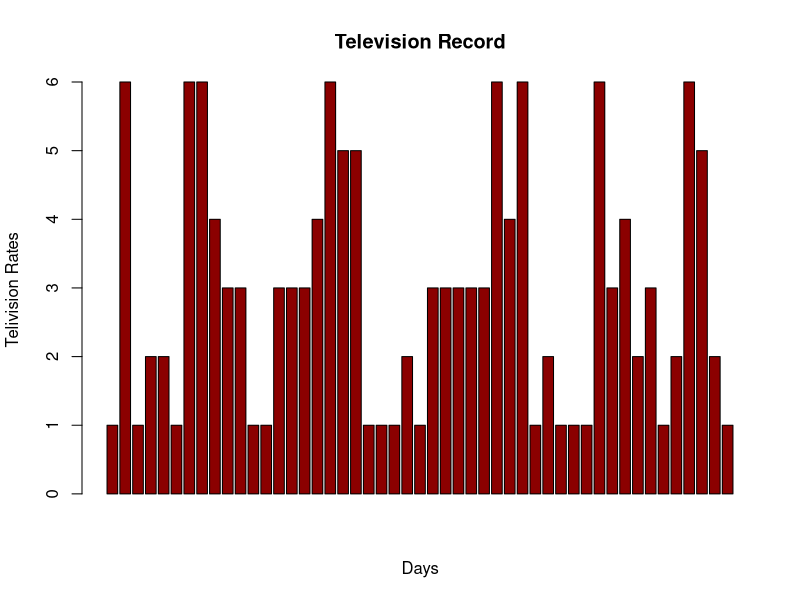
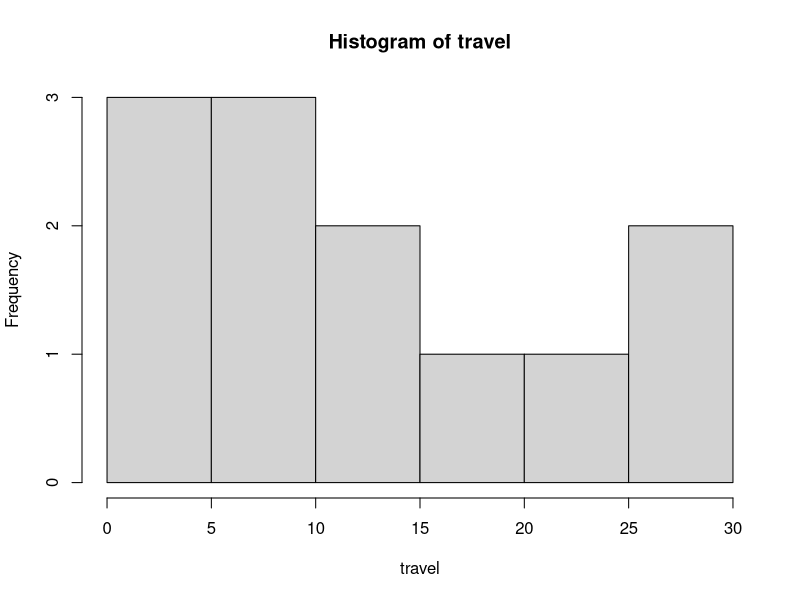

The R source for these figures, in order:
x <- c(5, -2, 9, 5, 7, -3, 4, 10, 4)
x<-replace(x, x<0, 0)
x

a = c(1, 2, 3, 4, 5)
b = c(6, 7, 8, 9, 10)
c=a+b
df <- data.frame(a,b,c)
df

df1 <- data.frame(a = c(1, 2, 3, 4, 5) ,b = c(6, 7, 8, 9, 10))
df1<-cbind(df1,c=rowSums(df1))
df1

X = c(1,5,2,6,9,4,9,44)
length(X)

ap=seq(12,30,by=3)
ap

vect1 <- c("Hello", 'Hi','How are you doing')
vect2 <- c(22,14.4)
vect3 <- c(TRUE,FALSE)
vlist<-list(vect1,vect2,vect3)
vlist

television <- c(1,6 ,1, 2, 2, 1, 6, 6, 4, 3, 3, 1, 1, 3, 3, 3, 4, 6, 5, 5, 1, 1, 1 ,2 ,1 ,3 ,3 ,3 ,3 ,3
                ,6,4 ,6 ,1 , 2 ,1 ,1 ,1 ,6 ,3 ,4 ,2 ,3 ,1 ,2 ,6 ,5 ,2, 1)
barplot(television,
        main = "Television Record",
        xlab = "Days",
        ylab = "Telivision Rates",
        col = "darkred",
        horiz = FALSE)

X1<- c(12,5,13)
X1<-X1+5
X1

X2 <- c(12,5,13)
append(X2,168,which(X2==13)-1)

X3 <- c(1,2,3,4,5,6,7,8,9,10,11,12)
matrix(X3, nrow=6, ncol=3, byrow=TRUE)

d1 <- data.frame(a=c(1,2,3,4,5))
d2 <- data.frame(b=c(6,7,8,9,10))
merge(d1,d2,by="row.names")

r=rep(8,10)
r

Y= c (5,2,-3,8,12,-4)
cs<-cumsum(Y)
cs

mat=matrix(c(1:6),nrow=2,byrow=TRUE)
mat

Y1=c(1,8,2,88,35,75,2,89,4)
Y1<-sort(Y1)
Y1

producers <- data.frame(
  surname = c("Spielberg","Scorsese","Hitchcock","Tarantino","Polanski"),
  nationality = c("US","US","UK","US","Poland"),
  stringsAsFactors=FALSE)
movies <- data.frame(
  surname = c("Spielberg", "Scorsese", "Hitchcock", "Hitchcock",
              "Spielberg", "Tarantino", "Polanski"),
  Title = c("Super 8", "Taxi Driver", "Psycho", "North by Northwest",
            "Catch Me If You Can", "Reservoir Dogs","Chinatown"),
  stringsAsFactors=FALSE)
merge(producers,movies,by.x="surname",by.y="surname",by="row.names")

emp_id<-c(101,102,103,104,105)
emp_name<-c("John","Henry","Adam","Rohan","Gary")
dept<-c("Sales","Finance","Marketing","HR", "R & D.")
emp_detail<-data.frame(emp_id,emp_name,dept)
emp_detail

df2 <- data.frame(a = c(1, 2, 3, 4, 5),
                 b = c(6, 7, 8, 9, 10))
df2<-transform(df2, sum=rowSums(df2), mean=rowMeans(df2),prod=Reduce(`*`, df2))
df2<-rbind(df2,colMeans(df2))
med=median(df2$a)
med1=median(df2$b)
df2
med
med1

travel=c(3.7,14.3,11.0, 26.5, 5.2, 4.8, 24.2, 16.9, 8.2, 26.5 ,0.7,5.3)
hist(travel)

